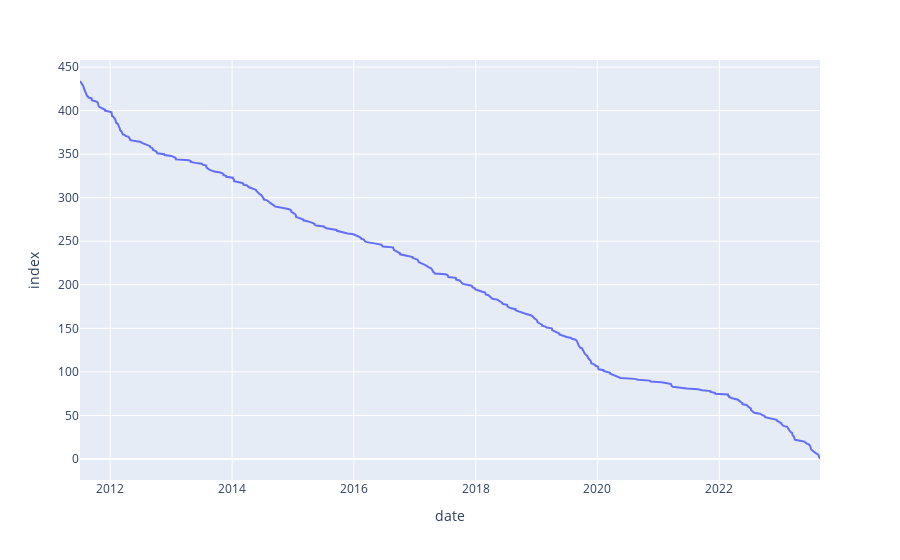

The code cell stored with this chart in its notebook:
### Code cell
# # Time Series Analysis on the Date column
# fig = px.line(df, x='date')
# fig.show()

### Figure 1 — Plotly figure (JSON) as saved in the notebook; plotly's stock layout.template omitted (floating-point values rounded to 4 significant figures; data arrays with more than 128 entries replaced by an {"elided": "..."} marker saying what was removed)
{"data": [{"hovertemplate": "date=%{x}<br>index=%{y}<extra></extra>", "legendgroup": "", "line": {"color": "#636efa", "dash": "solid"}, "marker": {"symbol": "circle"}, "mode": "lines", "name": "", "orientation": "h", "showlegend": false, "type": "scatter", "x": {"elided": "435 str values"}, "xaxis": "x", "y": {"elided": "435 int values"}, "yaxis": "y"}], "layout": {"legend": {"tracegroupgap": 0}, "margin": {"t": 60}, "xaxis": {"anchor": "y", "domain": [0, 1], "title": {"text": "date"}}, "yaxis": {"anchor": "x", "domain": [0, 1], "title": {"text": "index"}}}}
